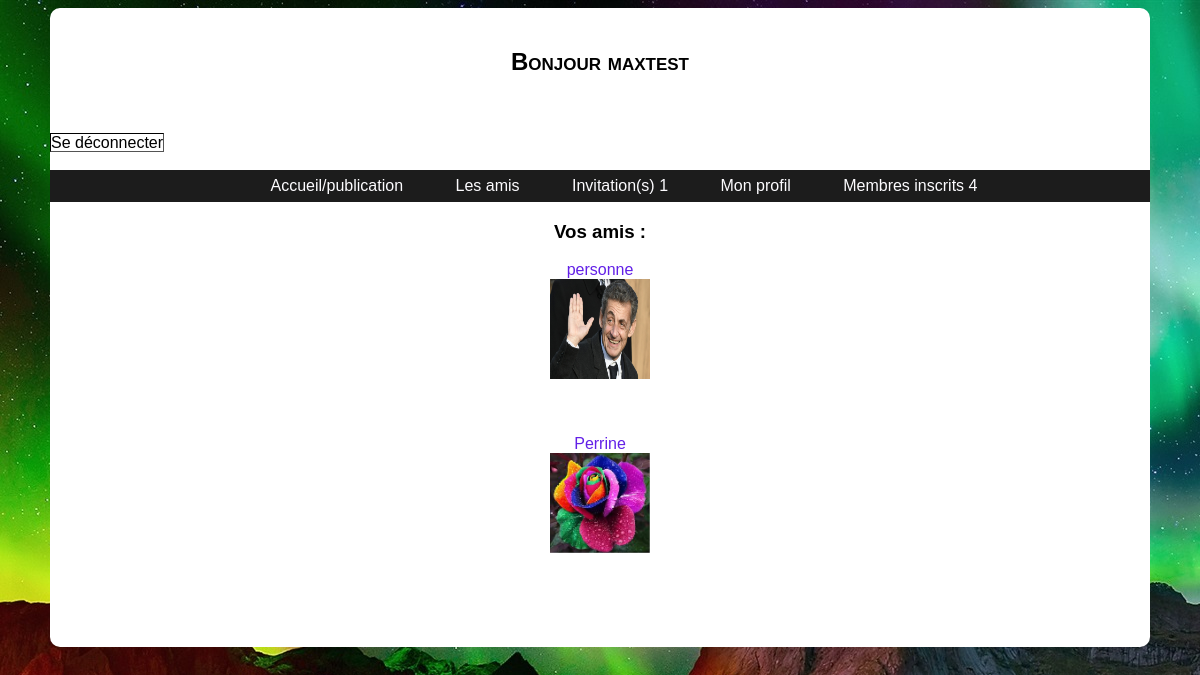
The page /menu_membre/amie.php (signed in) on the database its author committed.
### tables this page shows
CREATE TABLE IF NOT EXISTS `utilisateurs` (
  `id` int(10) NOT NULL AUTO_INCREMENT,
  `pseudo` varchar(100) NOT NULL,
  `password` varchar(100) NOT NULL,
  `email` varchar(100) NOT NULL,
  `sexe` varchar(6) NOT NULL,
  `description` text NOT NULL,
  `image` varchar(200) NOT NULL,
  PRIMARY KEY (`id`)
);

### Outils/fonction-membre.php (called while the page is built)
<?php
function infos_membre(){
	$tab = array('id' => $_SESSION['id']);
	$sql = " SELECT * FROM utilisateurs WHERE id = :id";
	$res = $GLOBALS["bd"]->prepare($sql);
	$res->execute($tab) or die(print_r($res->errorInfo()));
	$lesEnreg= $res->fetchall();
	return $lesEnreg;
}
function nombre_membre(){
	$tab = array('id' => $_SESSION['id']);
	$sql = " SELECT COUNT(:id) FROM utilisateurs ";
	$res = $GLOBALS["bd"]->prepare($sql);
	$res->execute($tab) or die(print_r($res->errorInfo()));
	$lesEnreg= $res->fetchall();
	return $lesEnreg;
}
function nb_invitation(){
	$tab = array('id' => $_SESSION['id']);
	$sql = " SELECT * FROM utilisateurs WHERE id = :id";
	$res = $GLOBALS["bd"]->prepare($sql);
	$res->execute($tab) or die(print_r($res->errorInfo()));
	$info_pseudo= $res->fetchall();
	$pseudoUn= $info_pseudo[0]['pseudo'];
	$tab = array('pseudoDest' => $pseudoUn );
	$sql = " SELECT pseudo_exp,date_invitation,active,image
	FROM amis
	INNER JOIN utilisateurs ON utilisateurs.pseudo = amis.pseudo_exp
	WHERE pseudo_dest= :pseudoDest
	ORDER BY date_invitation DESC";
	$res = $GLOBALS["bd"]->prepare($sql);
	$res->execute($tab) or die(print_r($res->errorInfo()));
	$lesEnreg= $res->fetchall();
		$i = (count($lesEnreg));
		 return $i;
}
?>

### Outils/fonctionAmie.php (called while the page is built)
<?php
function liste_amis_exp(){
		$tab = array('id' => $_SESSION['id']);
	$sql = " SELECT * FROM utilisateurs WHERE id = :id";
	$res = $GLOBALS["bd"]->prepare($sql);
	$res->execute($tab) or die(print_r($res->errorInfo()));
	$info_pseudo= $res->fetchall();
	$pseudoUn= $info_pseudo[0]['pseudo'];
		$tab = array('pseudoExp' => $pseudoUn);
		$sql = " SELECT pseudo_dest,image FROM amis INNER JOIN utilisateurs ON utilisateurs.pseudo = amis.pseudo_dest WHERE pseudo_exp = :pseudoExp AND active=1";
		$res = $GLOBALS["bd"]->prepare($sql);
		$res->execute($tab) or die(print_r($res->errorInfo()));
		$lesEnreg= $res->fetchall();
		return $lesEnreg;
}
function liste_amis_dest(){
		$tab = array('id' => $_SESSION['id']);
	$sql = " SELECT * FROM utilisateurs WHERE id = :id";
	$res = $GLOBALS["bd"]->prepare($sql);
	$res->execute($tab) or die(print_r($res->errorInfo()));
	$info_pseudo= $res->fetchall();
	$pseudoUn= $info_pseudo[0]['pseudo'];
		$tab = array('pseudoExp' => $pseudoUn);
		$sql = " SELECT pseudo_exp,image FROM amis INNER JOIN utilisateurs ON utilisateurs.pseudo = amis.pseudo_exp WHERE pseudo_dest = :pseudoExp AND active=1";
		$res = $GLOBALS["bd"]->prepare($sql);
		$res->execute($tab) or die(print_r($res->errorInfo()));
		$lesEnreg= $res->fetchall();
		return $lesEnreg;
}
?>

### Outils/Menu.php (the view, shortened to what this page needs)
<!DOCTYPE html>
<html>
		<head>
			<link rel="stylesheet" href="../Outils/style.css" />
		</head>
		<body >
		<div id="squelette">
		<br>
		<?php
		include ("../Outils/fonction-membre.php");
		$lesEnreg= infos_membre();
		echo '<p class="Bonjour">Bonjour '.$lesEnreg[0]['pseudo'].'</p>'
		?>
		<div id ='déconnection'>
		<a class='déconnection' href="../Outils/deconnection.php"> Se déconnecter </a><br>
		</div>
		<br>
		<div class="inner">
					<nav id="menu">
						<a class='Menu' href="./publication.php">Accueil/publication </a>
						<a class='Menu'href="./amie.php">Les amis</a>
						<a class='Menu'href="./invitation.php">Invitation(s) <?php $nb_invit=nb_invitation(); echo $nb_invit;?></a>
						<a class='Menu'href="./membre.php">Mon profil</a>
						<a class='Menu'href="./listeMembre.php">Membres inscrits <?php $nb= nombre_membre(); echo $nb[0][0]; ?></a>
					</nav>
			</div>

### menu_membre/amie.php (shortened to what this page needs)
<?php
include("../Outils/Menu.php");
?>
<h3> Vos amis : </h3>
<?php
include("../Outils/fonctionAmie.php");
$liste_amis_exp=liste_amis_exp();
$liste_amis_dest=liste_amis_dest();
$i = (count($liste_amis_exp))-1;
					if ($i == -1){
					}
					else{
						while ($i >=0) {
						?>
						<p><a href='./profilDesAutres.php?page=profile&pseudo=<?php echo $liste_amis_exp[$i]['pseudo_dest']; ?>'><?php echo $liste_amis_exp[$i]['pseudo_dest'];?> <br>
						<image src="../image/<?php echo $liste_amis_exp[$i]['image'];?>" height='100' width='100' alt='avatar'>
						<br><br><br>
						<?php
						$i --;
						}
					}
$n = (count($liste_amis_dest))-1;
					if ($n == -1){
					}
					else{
						while ($n >=0) {
						?>
						<p><a href='./profilDesAutres.php?page=profile&pseudo=<?php echo $liste_amis_dest[$n]['pseudo_exp']; ?>'><?php echo $liste_amis_dest[$n]['pseudo_exp'];?> <br>
						<image src="../image/<?php echo $liste_amis_dest[$n]['image'];?>" height='100' width='100' alt='avatar'>
						<br><br><br>
						<?php
						$n --;
						}
					}
?>
<br>
<br>
<br>
	</div>
	</body>
	</html>

### Outils/style.css (style rules this page uses)
body { background-color:#908F92; font-family:arial; background-image:url(../image/Aurore.jpg); }
#squelette { background-color:#FFF; width:1100px; margin:auto; text-align:center; border-radius:10px; -webkit-border-radius:10px; -moz-border-radius:10px; }
#déconnection { text-align:left; }
.inner { display:flex; }
.Bonjour { font: small-caps bold 1.5em/1 sans-serif; }
.inner { display:grid; background:#1c1c1c; color: #d5d5d5; height: 2em; width: auto; opacity: 1; }
a { text-decoration:none; color:#6220E7; margin-left:auto }
#menu { margin:auto; }
.Menu { text-decoration: none; color: #FDFCFF; margin-left:3em; }
.déconnection { color:Black; border-width:1px; border-style:inset; border-color:black; }

### rows shown on the page
utilisateurs: pseudo "maxtest", pseudo "1", pseudo_dest "personne", pseudo_exp "Perrine"

### other values the page prints
$nb[0][0] "4"
